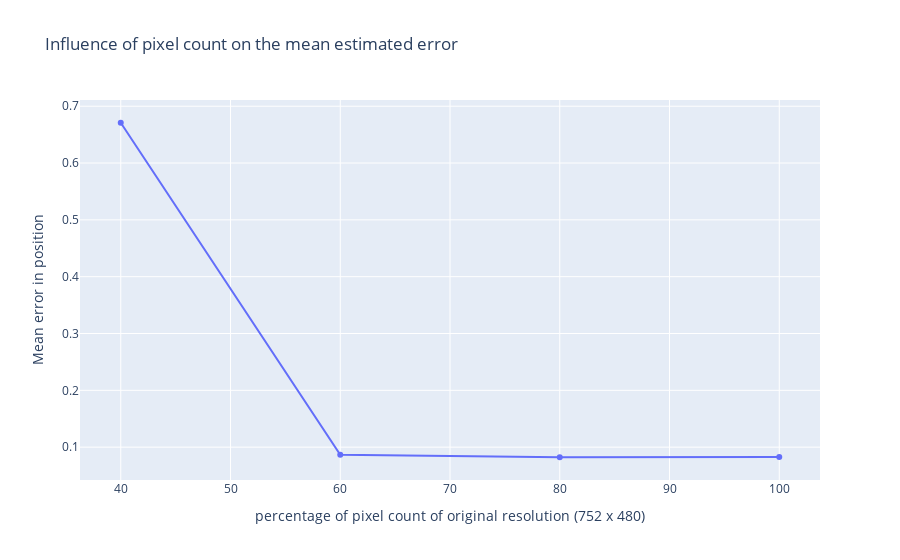

The notebook cell saved with this chart:
### Code cell
fig = go.Figure(data=go.Scatter(x=[100, 80, 60, 40], y=mean_error))

fig.update_layout(
    title="Influence of pixel count on the mean estimated error",
    xaxis_title="percentage of pixel count of original resolution (752 x 480)",
    yaxis_title="Mean error in position"
)

### Figure 1 — Plotly figure (JSON) as saved in the notebook; plotly's stock layout.template omitted (floating-point values rounded to 4 significant figures)
{"data": [{"type": "scatter", "x": [100, 80, 60, 40], "y": [0.08257, 0.08225, 0.08643, 0.6709]}], "layout": {"title": {"text": "Influence of pixel count on the mean estimated error"}, "xaxis": {"title": {"text": "percentage of pixel count of original resolution (752 x 480)"}}, "yaxis": {"title": {"text": "Mean error in position"}}}}
